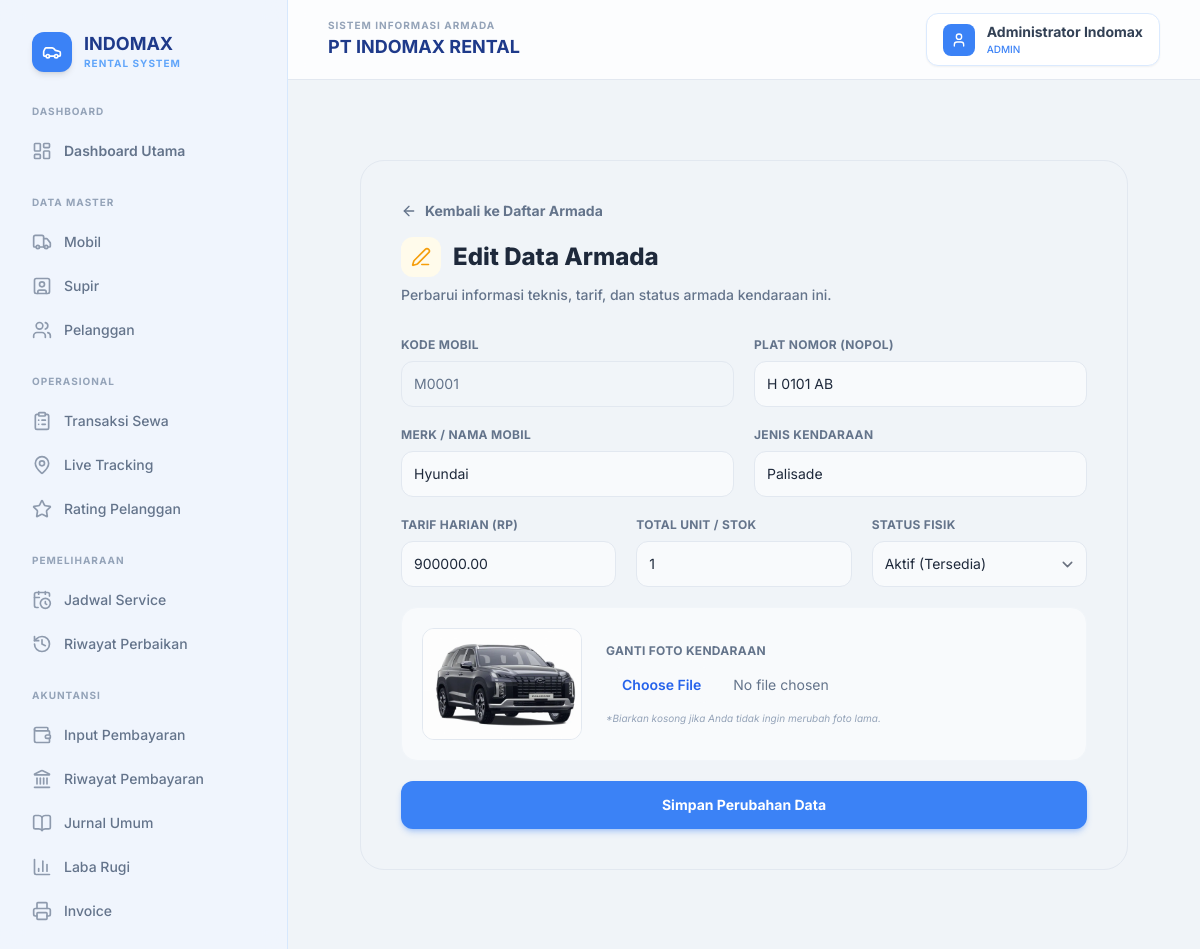
/mobil_edit.php?kode=M0001 (signed in), run on the app's committed database.
### tables this page shows
CREATE TABLE `mobil` (
  `kode_mobil` varchar(10) NOT NULL,
  `merk` varchar(50) DEFAULT NULL,
  `jenis` varchar(50) DEFAULT NULL,
  `nopol` varchar(15) DEFAULT NULL,
  `tarif_per_hari` decimal(10,2) DEFAULT NULL,
  `status_mobil` enum('tersedia','disewa') DEFAULT 'tersedia',
  `Gambar` varchar(255) NOT NULL
);

### mobil_edit.php (the view, shortened to what this page needs)
<?php
include 'navbar.php';
include 'koneksi.php';
if (isset($_GET['kode'])) {
    $kode_mobil = mysqli_real_escape_string($conn, $_GET['kode']);
    $query = mysqli_query($conn, "SELECT * FROM mobil WHERE kode_mobil = '$kode_mobil'");
    $data = mysqli_fetch_assoc($query);
} else {
    header("Location: mobil.php");
    exit();
}
?>
<div class="flex items-center justify-center py-10 px-4">
    <div class="glass-card w-full max-w-3xl rounded-3xl p-8 md:p-10 border border-slate-200 relative">
        <div class="mb-8">
            <a href="mobil.php" class="inline-flex items-center gap-2 text-sm font-bold text-slate-500 hover:text-brand-500 transition-colors mb-4">
                <i data-lucide="arrow-left" class="w-4 h-4"></i> Kembali ke Daftar Armada
            </a>
            <h2 class="text-2xl font-extrabold text-slate-800 flex items-center gap-3">
                <div class="w-10 h-10 bg-amber-50 rounded-xl flex items-center justify-center text-amber-500"><i data-lucide="edit-3" class="w-5 h-5"></i></div>
                Edit Data Armada
            </h2>
            <p class="text-slate-500 mt-2 text-sm font-medium">Perbarui informasi teknis, tarif, dan status armada kendaraan ini.</p>
        </div>
        <form action="" method="POST" enctype="multipart/form-data" class="space-y-5">
            <div class="grid grid-cols-1 md:grid-cols-2 gap-5">
                <div>
                    <label class="block text-xs font-bold text-slate-500 uppercase tracking-wide mb-2">Kode Mobil</label>
                    <input type="text" class="w-full bg-slate-100 border border-slate-200 text-slate-500 text-sm rounded-xl p-3 cursor-not-allowed" value="<?= htmlspecialchars($data['kode_mobil']); ?>" disabled>
                </div>
                <div>
                    <label class="block text-xs font-bold text-slate-500 uppercase tracking-wide mb-2">Plat Nomor (Nopol)</label>
                    <input type="text" name="nopol" class="w-full bg-slate-50 border border-slate-200 text-slate-800 text-sm rounded-xl focus:ring-brand-500 focus:border-brand-500 p-3" value="<?= htmlspecialchars($data['nopol']); ?>" required>
                </div>
            </div>
            <div class="grid grid-cols-1 md:grid-cols-2 gap-5">
                <div>
                    <label class="block text-xs font-bold text-slate-500 uppercase tracking-wide mb-2">Merk / Nama Mobil</label>
                    <input type="text" name="merk" class="w-full bg-slate-50 border border-slate-200 text-slate-800 text-sm rounded-xl focus:ring-brand-500 focus:border-brand-500 p-3" value="<?= htmlspecialchars($data['merk']); ?>" required>
                </div>
                <div>
                    <label class="block text-xs font-bold text-slate-500 uppercase tracking-wide mb-2">Jenis Kendaraan</label>
                    <input type="text" name="jenis" class="w-full bg-slate-50 border border-slate-200 text-slate-800 text-sm rounded-xl focus:ring-brand-500 focus:border-brand-500 p-3" value="<?= htmlspecialchars($data['jenis']); ?>" required>
                </div>
            </div>
            <div class="grid grid-cols-1 md:grid-cols-3 gap-5">
                <div>
                    <label class="block text-xs font-bold text-slate-500 uppercase tracking-wide mb-2">Tarif Harian (Rp)</label>
                    <input type="number" name="tarif_per_hari" class="w-full bg-slate-50 border border-slate-200 text-slate-800 text-sm rounded-xl focus:ring-brand-500 focus:border-brand-500 p-3" value="<?= htmlspecialchars($data['tarif_per_hari']); ?>" required>
                </div>
                <div>
                    <label class="block text-xs font-bold text-slate-500 uppercase tracking-wide mb-2">Total Unit / Stok</label>
                    <input type="number" name="Unit_Tersedia" class="w-full bg-slate-50 border border-slate-200 text-slate-800 text-sm rounded-xl focus:ring-brand-500 focus:border-brand-500 p-3" value="<?= htmlspecialchars($data['Unit_Tersedia'] ?? 1); ?>" required>
                </div>
                <div>
                    <label class="block text-xs font-bold text-slate-500 uppercase tracking-wide mb-2">Status Fisik</label>
                    <select name="status_mobil" class="w-full bg-slate-50 border border-slate-200 text-slate-800 text-sm rounded-xl focus:ring-brand-500 focus:border-brand-500 p-3" required>
                        <option value="tersedia" <?= ($data['status_mobil'] === 'tersedia') ? 'selected' : ''; ?>>Aktif (Tersedia)</option>
                    </select>
                </div>
            </div>
            <div class="bg-slate-50 p-5 rounded-2xl border border-slate-100 flex flex-col md:flex-row items-center gap-6 mt-4">
                <div class="w-40 h-28 bg-white border border-slate-200 rounded-xl overflow-hidden flex-shrink-0 flex items-center justify-center">
                    <?php if (!empty($data['Gambar']) && file_exists("img/" . $data['Gambar'])): ?>
                        <img src="img/<?= htmlspecialchars($data['Gambar']); ?>" class="w-full h-full object-cover" id="imgView">
                    <?php else: ?>
                        <span class="text-xs text-slate-400 font-medium">Kosong</span>
                    <?php endif; ?>
                </div>
                <div class="flex-1 w-full">
                    <label class="block text-xs font-bold text-slate-500 uppercase tracking-wide mb-2">Ganti Foto Kendaraan</label>
                    <input type="file" name="gambar" id="imgInput" class="w-full text-sm text-slate-500 file:mr-4 file:py-2 file:px-4 file:rounded-full file:border-0 file:text-sm file:font-semibold file:bg-brand-50 file:text-brand-600 hover:file:bg-brand-100 mb-2" accept="image/*">
                    <p class="text-[10px] text-slate-400 italic">*Biarkan kosong jika Anda tidak ingin merubah foto lama.</p>
                </div>
            </div>
            <button type="submit" name="update" class="w-full py-3.5 bg-brand-500 text-white font-bold text-sm text-center rounded-xl shadow-md shadow-brand-500/30 hover:bg-brand-600 transition-all mt-4">
                Simpan Perubahan Data
            </button>
        </form>
    </div>
</div>
        </div> </main>
</div>
</body>
</html>

### data on the page
mobil: kode_mobil "M0001", nopol "H 0101 AB", merk "Hyundai", jenis "Palisade", tarif_per_hari "900000.00", status_mobil "Aktif (Tersedia)", Gambar (picture)

### other printed values
$_SESSION['nama_user'] "Administrator Indomax"
$_SESSION['role'] "ADMIN"
